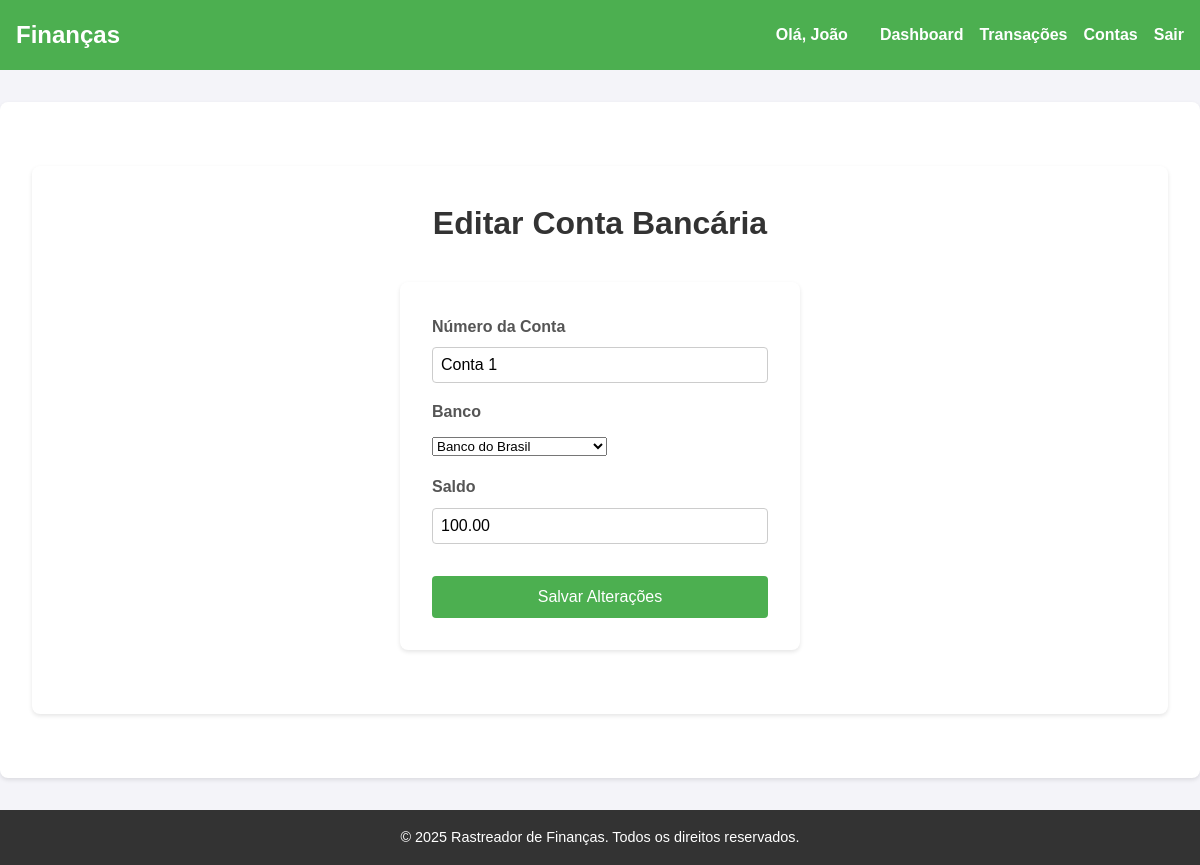
Before: /configuracoes/contas/editar/1 (signed in) with the older database file.
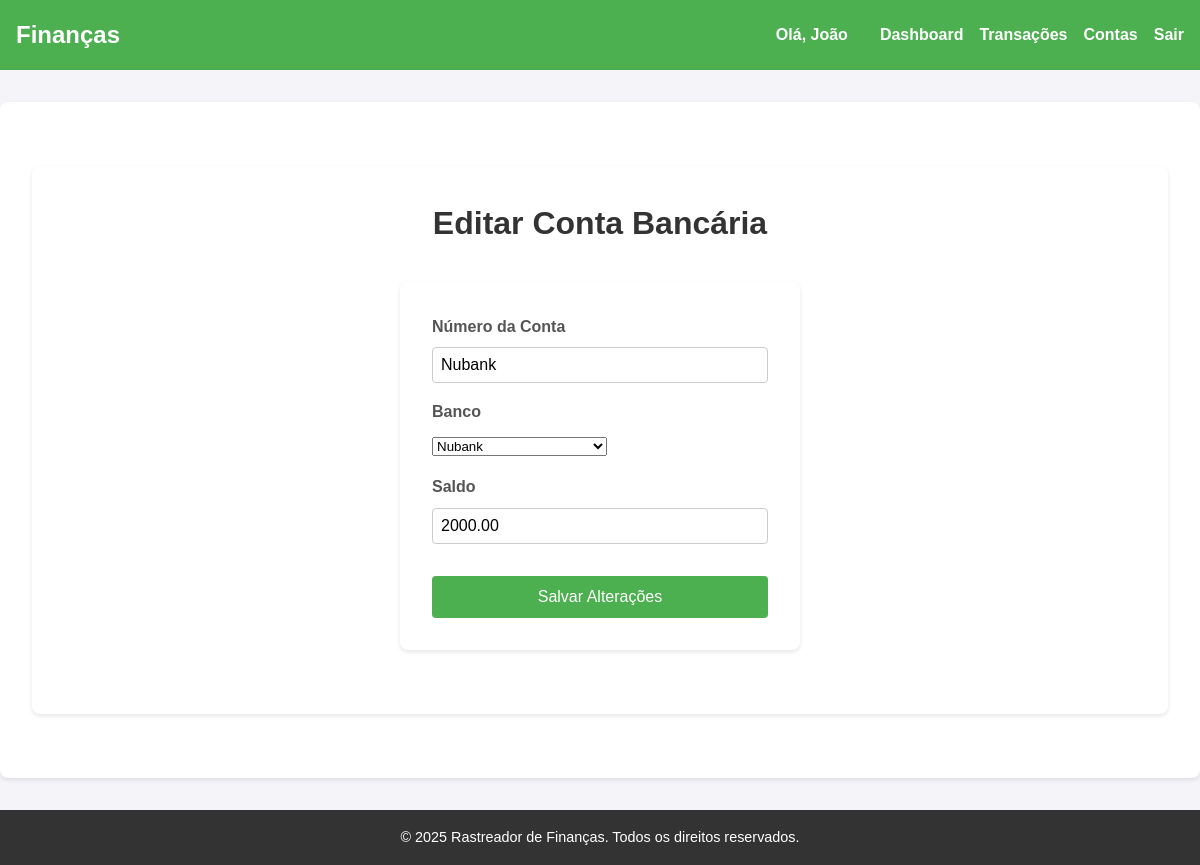
After: the same page with the newer database file.
### models.py (models this page shows, shortened)
class BankAccount(db.Model):
    id = db.Column(db.Integer, primary_key=True)
    account_name = db.Column(db.String(20), nullable=False, unique=True)
    balance = db.Column(db.Numeric(10, 2), nullable=False)
    user_id = db.Column(db.Integer, db.ForeignKey('user.id'), nullable=False)
    bank_id = db.Column(db.Integer, db.ForeignKey('bank.id'), nullable=False)
    created_at = db.Column(db.DateTime, nullable=False, default=datetime.utcnow)
    transactions = db.relationship('Transaction', backref='bank_account', lazy=True)

class Bank(db.Model):
    id = db.Column(db.Integer, primary_key=True)
    name = db.Column(db.String(100), nullable=False, unique=True)
    bank_accounts = db.relationship('BankAccount', backref='bank', lazy=True)
    credit_cards = db.relationship('CreditCard', backref='bank', lazy=True)

### app.py (the view, shortened to what this page needs)
@app.route('/configuracoes/contas/editar/<int:account_id>', methods=['GET', 'POST'])
def editar_conta(account_id):
    if not session['user_id']:
        return redirect(url_for('login'))
    account = BankAccount.query.filter_by(id=account_id, user_id=session['user_id']).first()
    if not account:
        return redirect(url_for('configuracoes_contas'))  # Redireciona se a conta não existir ou não pertencer ao usuário
    banks = Bank.query.all()
    return render_template('configuracoes/contas/editar_conta.html', account=account, banks=banks)

### templates/configuracoes/contas/editar_conta.html (shortened to what this page needs)
{% extends "layout.html" %}
{% block content %}
<main class="container">
    <h1 class="page-title">Editar Conta Bancária</h1>
    <div class="form-container">
        <form method="POST" action="/configuracoes/contas/editar/{{ account.id }}" class="form">
            <div class="form-group">
                <label for="account-name">Número da Conta</label>
                <input type="text" id="account-name" name="account_name" value="{{ account.account_name }}" required>
            </div>
            <div class="form-group">
                <label for="bank-id">Banco</label>
                <select id="bank-id" name="bank_id" required>
                    {% for bank in banks %}
                        <option value="{{ bank.id }}" {% if bank.id == account.bank_id %}selected{% endif %}>{{ bank.name }}</option>
                    {% endfor %}
                </select>
            </div>
            <div class="form-group">
                <label for="balance">Saldo</label>
                <input type="text" id="balance" name="balance" value="{{ account.balance }}" required inputmode="numeric">
            </div>
            <button type="submit" class="btn">Salvar Alterações</button>
        </form>
    </div>
</main>
{% endblock content %}

### templates/layout.html (shortened to what this page needs)
<!DOCTYPE html>
<html lang="pt">
<head>
    <link rel="stylesheet" href="{{ url_for('static', filename='styles.css') }}">
</head>
<body>
    <header>
        <nav class="navbar">
            <div class="container">
                <a href="/" class="logo">Finanças</a>
                <ul class="nav-links">
                    {% if not session['user_id'] %}
                        <li><a href="/login">Entrar</a></li>
                        <li><a href="/register">Registrar</a></li>
                        <li><a href="/sobre">Sobre</a></li>
                        <li><a href="/contato">Contato</a></li>
                    {% elif session['user_id'] %}
                        <li class="user-info">
                            <span class="user-name">Olá, {{ session['username'] }}</span>
                        </li>
                        <li><a href="/dashboard">Dashboard</a></li>
                        <li><a href="/transacoes">Transações</a></li>
                        <li><a href="/contas">Contas</a></li>
                        <li><a href="/logout">Sair</a></li>
                    {% endif %}
                </ul>
            </div>
        </nav>
    </header>
    <main>
        <div class="container">
            {% block content %}
            {% endblock content %}
        </div>
    </main>
    <footer>
        <div class="container">
            <p>&copy; 2025 Rastreador de Finanças. Todos os direitos reservados.</p>
        </div>
    </footer>
</body>
</html>

### static/styles.css (style rules this page uses)
* { margin: 0; padding: 0; box-sizing: border-box; }
body { font-family: Arial, sans-serif; background-color: #f4f4f9; color: #333; line-height: 1.6; }
header { background-color: #4CAF50; padding: 1rem 0; }
.navbar .container { display: flex; justify-content: space-between; align-items: center; max-width: 1200px; margin: 0 auto; padding: 0 1rem; }
.navbar .logo { font-size: 1.5rem; font-weight: bold; color: white; text-decoration: none; }
.navbar .nav-links { list-style: none; display: flex; gap: 1rem; }
.navbar .nav-links li { display: inline; }
.navbar .nav-links a { text-decoration: none; color: white; font-weight: bold; transition: color 0.3s ease; }
.navbar .user-info { margin-right: auto; font-size: 1rem; color: white; font-weight: bold; }
.navbar .user-name { font-size: 1rem; color: white; margin-right: 1rem; }
main .container { margin: 2rem auto; padding: 0 1rem; background: white; border-radius: 8px; box-shadow: 0 2px 4px rgba(0, 0, 0, 0.1); padding: 2rem; }
.form-container { max-width: 400px; margin: 2rem auto; background: white; padding: 2rem; border-radius: 8px; box-shadow: 0 2px 4px rgba(0, 0, 0, 0.1); text-align: center; }
.form .form-group { margin-bottom: 1rem; text-align: left; }
.form label { display: block; margin-bottom: 0.5rem; font-weight: bold; color: #555; }
.form input { width: 100%; padding: 0.5rem; border: 1px solid #ccc; border-radius: 4px; font-size: 1rem; }
.form .btn { width: 100%; padding: 0.75rem; background-color: #4CAF50; color: white; border: none; border-radius: 4px; font-size: 1rem; cursor: pointer; margin-top: 1rem; }
.page-title { text-align: center; margin-bottom: 2rem; font-size: 2rem; color: #333; }
footer { background-color: #333; color: white; text-align: center; padding: 1rem 0; margin-top: 2rem; }
footer p { margin: 0; font-size: 0.9rem; }

Changed rows visible on the page:
changed BankAccount: account_name "Conta 1" → "Nubank"; bank_id "Banco do Brasil" → "Nubank"; balance "100.00" → "2000.00"
